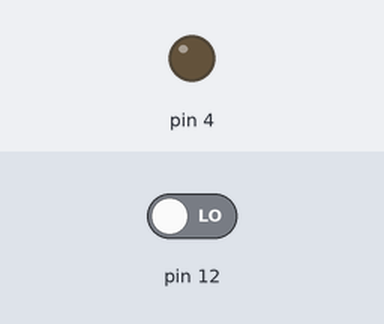
Recording of a sketch running on a simulated Arduino Uno, built with avr-gcc and run on an emulated ATmega328P. On the bench: output pins drawn as LEDs (lit = HIGH). Inputs (shaded band) come from the test bench; at power-on: pin 12 LOW.

Above: at 1.2 s.
1.3 s: pin 12 driven HIGH
At 2.3 s:
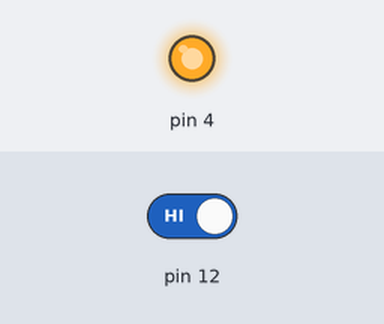
2.8 s: pin 12 driven LOW
At 3.4 s:
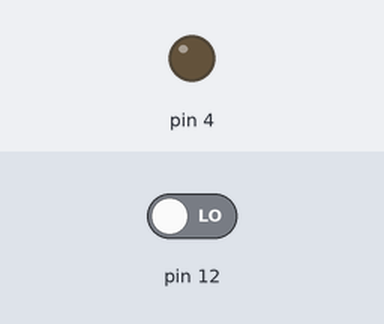
Timing chart, 0 to 5.8 s (numbered marks = the images above; inputs shaded):
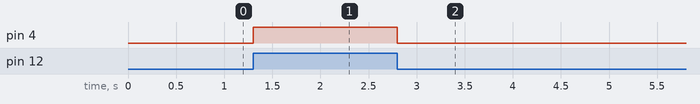

The sketch:

practica_2a.ino
```cpp
int pulsador = 0;

void setup(){
  pinMode(4,OUTPUT);
  pinMode(12, INPUT);
  Serial.begin(9600);
}

void loop(){
  pulsador = digitalRead(12);
  if (pulsador == HIGH){
    digitalWrite(4,HIGH);
  }else{
    digitalWrite(4,LOW);
  }
}
```

Measured:
- after the input at 1.3 s, pin 4: LOW → HIGH at once
- after the input at 2.8 s, pin 4: HIGH → LOW at once
